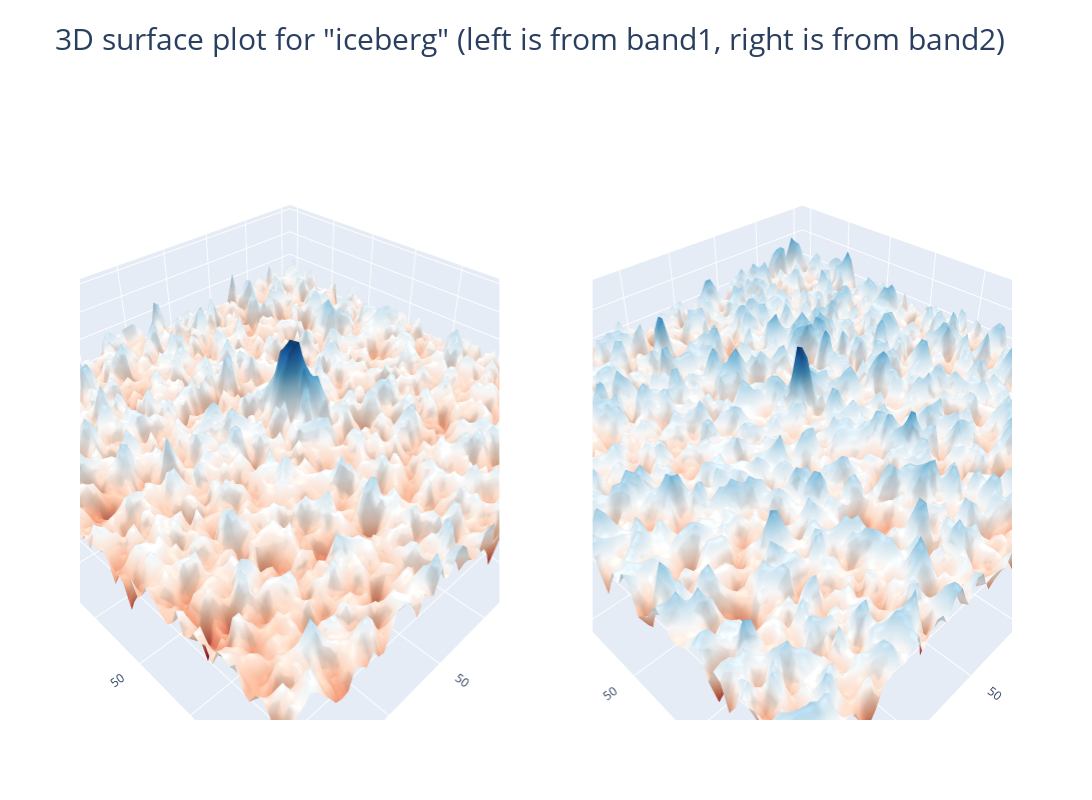

The notebook cell saved with this chart:
### Code cell
num = 2
label = 'iceberg' if (train['is_iceberg'].values[num] == 1) else'ship'
plot_contour_2d(X_band_1[num,:,:], X_band_2[num,:,:], label)

### Figure 1 — Plotly figure (JSON) as saved in the notebook; plotly's stock layout.template omitted (floating-point values rounded to 4 significant figures; data arrays with more than 128 entries replaced by an {"elided": "..."} marker saying what was removed)
{"data": [{"colorscale": [[0, "rgb(103,0,31)"], [0.1, "rgb(178,24,43)"], [0.2, "rgb(214,96,77)"], [0.3, "rgb(244,165,130)"], [0.4, "rgb(253,219,199)"], [0.5, "rgb(247,247,247)"], [0.6, "rgb(209,229,240)"], [0.7, "rgb(146,197,222)"], [0.8, "rgb(67,147,195)"], [0.9, "rgb(33,102,172)"], [1, "rgb(5,48,97)"]], "scene": "scene", "showscale": false, "type": "surface", "z": {"elided": "75x75 float values"}}, {"colorscale": [[0, "rgb(103,0,31)"], [0.1, "rgb(178,24,43)"], [0.2, "rgb(214,96,77)"], [0.3, "rgb(244,165,130)"], [0.4, "rgb(253,219,199)"], [0.5, "rgb(247,247,247)"], [0.6, "rgb(209,229,240)"], [0.7, "rgb(146,197,222)"], [0.8, "rgb(67,147,195)"], [0.9, "rgb(33,102,172)"], [1, "rgb(5,48,97)"]], "scene": "scene2", "showscale": false, "type": "surface", "z": {"elided": "75x75 float values"}}], "layout": {"height": 800, "scene": {"domain": {"x": [0, 0.45], "y": [0, 1]}}, "scene2": {"domain": {"x": [0.55, 1], "y": [0, 1]}}, "title": {"font": {"size": 30}, "text": "3D surface plot for \"iceberg\" (left is from band1, right is from band2)"}, "width": 1200}}
